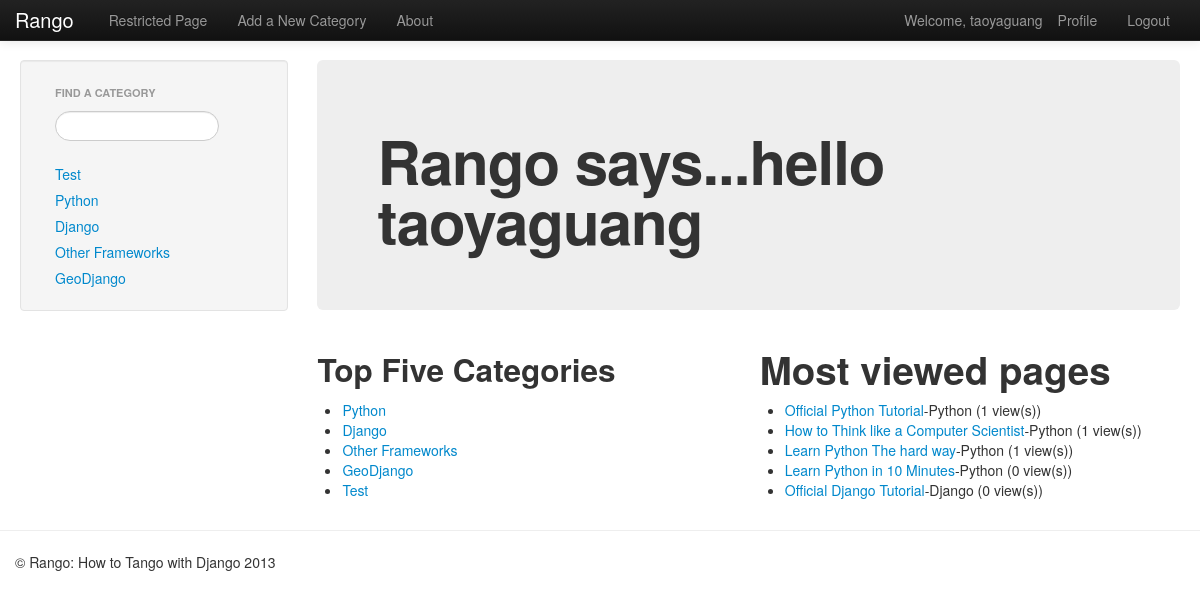
Screenshot of /rango/ (signed in) with the database file from the repository.
### rango/models.py (models this page shows, shortened)
class Category(models.Model):
	name=models.CharField(max_length=128,unique=True)
	views=models.IntegerField(default=0)
	likes=models.IntegerField(default=0)
	def __unicode__(self):
		return self.name

class Page(models.Model):
	category=models.ForeignKey(Category)
	title = models.CharField(max_length=128)
	url = models.URLField()
	views = models.IntegerField(default=0)

### rango/views.py (the view)
def index(request):
	context=RequestContext(request)
	category_list=Category.objects.order_by('-likes')[:5]
	page_list=Page.objects.order_by('-views')[:5]
	cat_list=get_category_list()
	context_dict = {'categories':category_list,'pages':page_list,'cat_list':cat_list}
	for category in category_list:
		category.url=category.name.replace(' ','_')
	if request.session.get('last_visit'):
		last_visit_time = request.session.get('last_visit')
		visits = request.session.get('visits',0)
		if (datetime.now()-datetime.strptime(last_visit_time[:-7],"%Y-%m-%d %H:%M:%S")).days>0:
			request.session['visits']=visits+1
			request.session['last_visit']=str(datetime.now())
	else:
		request.session['last_visit']=str(datetime.now())
		request.session['visits']=1
	return render_to_response('rango/index.html',context_dict,context)

### rango/views.py (called while the page is built)
def get_category_list(max_results=0,starts_with=''):
	cat_list=[]
	if starts_with:
		cat_list=Category.objects.filter(name__istartswith=starts_with)
	else:
		cat_list=Category.objects.all()
	if max_results>0:
		if len(cat_list) > max_results:
			cat_list=cat_list[:max_results]
	for category in cat_list:
		category.url=category.name.replace(' ','_')
	return cat_list

### templates/rango/index.html (shortened to what this page needs)
{% extends 'rango/base.html'%}
{% load static %}
{% block body_block %}
<div class="hero-unit">
	{% if user.is_authenticated %}
	<h1>Rango says...hello {{ user.username }} </h1>
	{% else %}
	<h1>Rango says...hello world!</h1>
	{% endif %}
</div>
<div class="row-fluid">
	<div class="span6">
		<h2>Top Five Categories</h2>
		{% if categories %}
			<ul>
				{% for category in categories %}
				<li><a href="/rango/category/{{category.url}}">{{category.name}}</a></li>
				{% endfor %}
			</ul>
		{% else %}
			<strong>There are no categories present.</strong>
		{% endif %}
	</div>
	<div class="span6">
		<h1>Most viewed pages</h1>
		{% if pages %}
			<ul>
				{% for page in pages %}
				<li><a href="{{page.url}}">{{page.title}}</a>-{{page.category}} ({{page.views}} view(s))</li>
				{% endfor %}
			</ul>
		{% else %}
			<strong>There are no pages present.</strong>
		{% endif %}
	</div>
</div>
{% endblock %}

### templates/rango/base.html (shortened to what this page needs)
<!DOCTYPE html>
{% load static %}
<html>
<head>
	<link rel="stylesheet" type="text/css" href="{% static 'css/bootstrap-fluid-adj.css' %}">
	<link rel="stylesheet" type="text/css" href="{% static 'css/bootstrap.min.css' %}" media="screen">
	<link rel="stylesheet" type="text/css" href="{% static 'css/bootstrap-responsive.css' %}">
</head>
<body>
	<div class="navbar navbar-inverse navbar-fixed-top">
		<div class="navbar-inner">
			<div class="container">
				<a class="brand" href="{% url 'index' %}">Rango</a>
				<div class="nav-collapse collapse">
					<ul class="nav pull-right">
						{% if user.is_authenticated %}
						<li class="navbar-text">Welcome, {{ user.username }}</li>
						<li><a href="{% url 'profile' %}">Profile</a></li>
						<li><a href="{% url 'logout' %}">Logout</a></li>
						{% else %}
						<li><a href="{% url 'register' %}">Register</a></li>
						<li><a href="{% url 'login' %}">Login</a></li>
						{% endif %}
					</ul>
					<ul class="nav">
						{% if user.is_authenticated %}
						<li><a href="{% url 'restricted' %}">Restricted Page</a></li>
						<li><a href="{% url 'add_category' %}">Add a New Category</a></li>
						{% endif %}
						<li><a href="{% url 'about' %}">About</a></li>
					</ul>
				</div>
			</div>
		</div>
	</div>
	<div class="container-fluid">
		<div class="row-fluid">
			<div class="span3">
				<div class="well sidebar-nav">
					<ul class="nav nav-list">
						<li class="nav-header">Find a Category</li>
						<form>
							<li><input class="search-query span10" type="text" name="suggestion" value="" id="suggestion"/></li>
						</form>
					</ul>
					<div id="cats">
						{% if cat_list %}
						{% include "rango/category_list.html" %}
						{% endif %}
					</div>
				</div>
			</div>
			<div class="span9">
				{% block body_block %}This is body_block's default content.{% endblock %}
			</div>
		</div>
	</div>
	<hr/>
	<footer>
		<div class="container">
			<p>&COPY; Rango: How to Tango with Django 2013</p>
		</div>
	</footer>
</body>
</html>

### templates/rango/category_list.html
<ul class="nav nav-list">
	{% if cat_list %}
	{% for category in cat_list %}
	<li><a href="/rango/category/{{category.url}}">{{category.name}}</a></li>
	{% endfor %}
	{% else %}
	<li>No categories at present.</li>
	{% endif %}
</ul>

### rows the page displays
Category: name "Test"
Category: name "Python"
Category: name "Django"
Category: name "Other Frameworks"
Category: name "GeoDjango"
Page: title "Official Python Tutorial", category "Python", views "1"
Page: title "How to Think like a Computer Scientist", category "Python", views "1"
Page: title "Learn Python The hard way", category "Python", views "1"
Page: title "Learn Python in 10 Minutes", category "Python", views "0"
Page: title "Official Django Tutorial", category "Django", views "0"

### other values shown
{{ user.username }} "taoyaguang"
